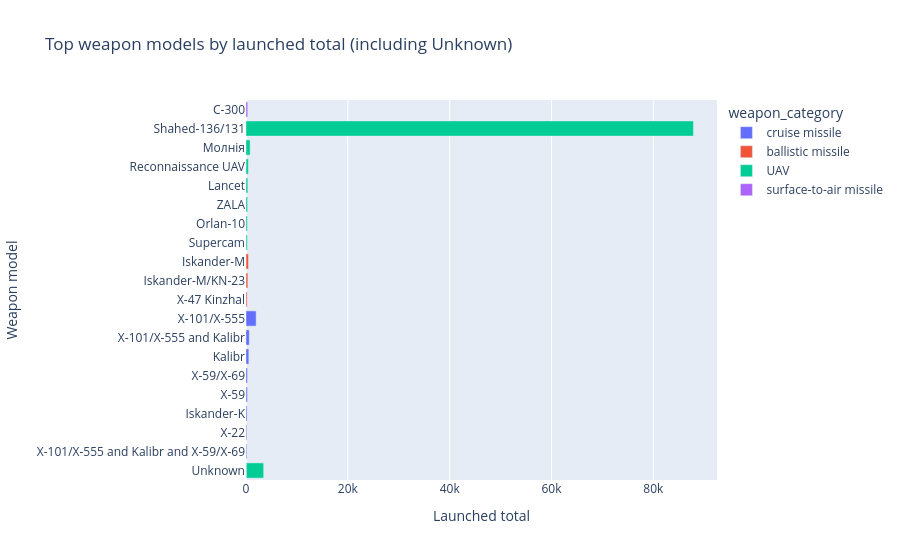

Notebook source saved alongside this figure:
### Markdown cell above
### Weapon model distribution

### Code cell
weapon_model_summary = con.sql("""
WITH model_summary AS (
    SELECT
        CASE
            WHEN COALESCE(NULLIF(TRIM(weapon_model), ''), '') = '' THEN 'Unknown'
            WHEN LOWER(weapon_model) LIKE 'unknown%' THEN 'Unknown'
            ELSE weapon_model
        END AS weapon_model_group,
        COALESCE(NULLIF(weapon_category, ''), 'Unknown category') AS weapon_category,
        SUM(COALESCE(launched, 0)) AS launched_total,
        COUNT(*) AS attack_rows
    FROM silver_attacks
    GROUP BY 1, 2
),
ranked_non_unknown AS (
    SELECT *
    FROM model_summary
    WHERE weapon_model_group <> 'Unknown'
    ORDER BY launched_total DESC, attack_rows DESC, weapon_model_group
    LIMIT 19
),
unknown_row AS (
    SELECT *
    FROM model_summary
    WHERE weapon_model_group = 'Unknown'
)
SELECT * FROM ranked_non_unknown
UNION ALL
SELECT * FROM unknown_row
ORDER BY launched_total DESC, attack_rows DESC, weapon_model_group
""").df()

display(weapon_model_summary)

fig = px.bar(
    weapon_model_summary.sort_values('launched_total', ascending=True),
    x="launched_total",
    y="weapon_model_group",
    color="weapon_category",
    orientation="h",
    title="Top weapon models by launched total (including Unknown)"
)
fig.update_layout(xaxis_title="Launched total", yaxis_title="Weapon model")
fig.show()

### Figure 1 — Plotly figure (JSON) as saved in the notebook; plotly's stock layout.template omitted (floating-point values rounded to 4 significant figures)
{"data": [{"hovertemplate": "weapon_category=cruise missile<br>launched_total=%{x}<br>weapon_model_group=%{y}<extra></extra>", "legendgroup": "cruise missile", "marker": {"color": "#636efa", "pattern": {"shape": ""}}, "name": "cruise missile", "orientation": "h", "showlegend": true, "textposition": "auto", "type": "bar", "x": [90.0, 157.0, 157.0, 212.0, 269.0, 292.0, 557.0, 643.0, 1994.0], "xaxis": "x", "y": ["Unknown", "X-101/X-555 and Kalibr and X-59/X-69", "X-22", "Iskander-K", "X-59", "X-59/X-69", "Kalibr", "X-101/X-555 and Kalibr", "X-101/X-555"], "yaxis": "y"}, {"hovertemplate": "weapon_category=ballistic missile<br>launched_total=%{x}<br>weapon_model_group=%{y}<extra></extra>", "legendgroup": "ballistic missile", "marker": {"color": "#EF553B", "pattern": {"shape": ""}}, "name": "ballistic missile", "orientation": "h", "showlegend": true, "textposition": "auto", "type": "bar", "x": [225.0, 364.0, 482.0], "xaxis": "x", "y": ["X-47 Kinzhal", "Iskander-M/KN-23", "Iskander-M"], "yaxis": "y"}, {"hovertemplate": "weapon_category=UAV<br>launched_total=%{x}<br>weapon_model_group=%{y}<extra></extra>", "legendgroup": "UAV", "marker": {"color": "#00cc96", "pattern": {"shape": ""}}, "name": "UAV", "orientation": "h", "showlegend": true, "textposition": "auto", "type": "bar", "x": [252.0, 267.0, 309.0, 355.0, 460.0, 811.0, 3381.0, 87880.0], "xaxis": "x", "y": ["Supercam", "Orlan-10", "ZALA", "Lancet", "Reconnaissance UAV", "Молнія", "Unknown", "Shahed-136/131"], "yaxis": "y"}, {"hovertemplate": "weapon_category=surface-to-air missile<br>launched_total=%{x}<br>weapon_model_group=%{y}<extra></extra>", "legendgroup": "surface-to-air missile", "marker": {"color": "#ab63fa", "pattern": {"shape": ""}}, "name": "surface-to-air missile", "orientation": "h", "showlegend": true, "textposition": "auto", "type": "bar", "x": [345.0], "xaxis": "x", "y": ["C-300"], "yaxis": "y"}], "layout": {"barmode": "relative", "legend": {"title": {"text": "weapon_category"}, "tracegroupgap": 0}, "title": {"text": "Top weapon models by launched total (including Unknown)"}, "xaxis": {"anchor": "y", "domain": [0, 1], "title": {"text": "Launched total"}}, "yaxis": {"anchor": "x", "domain": [0, 1], "title": {"text": "Weapon model"}}}}
